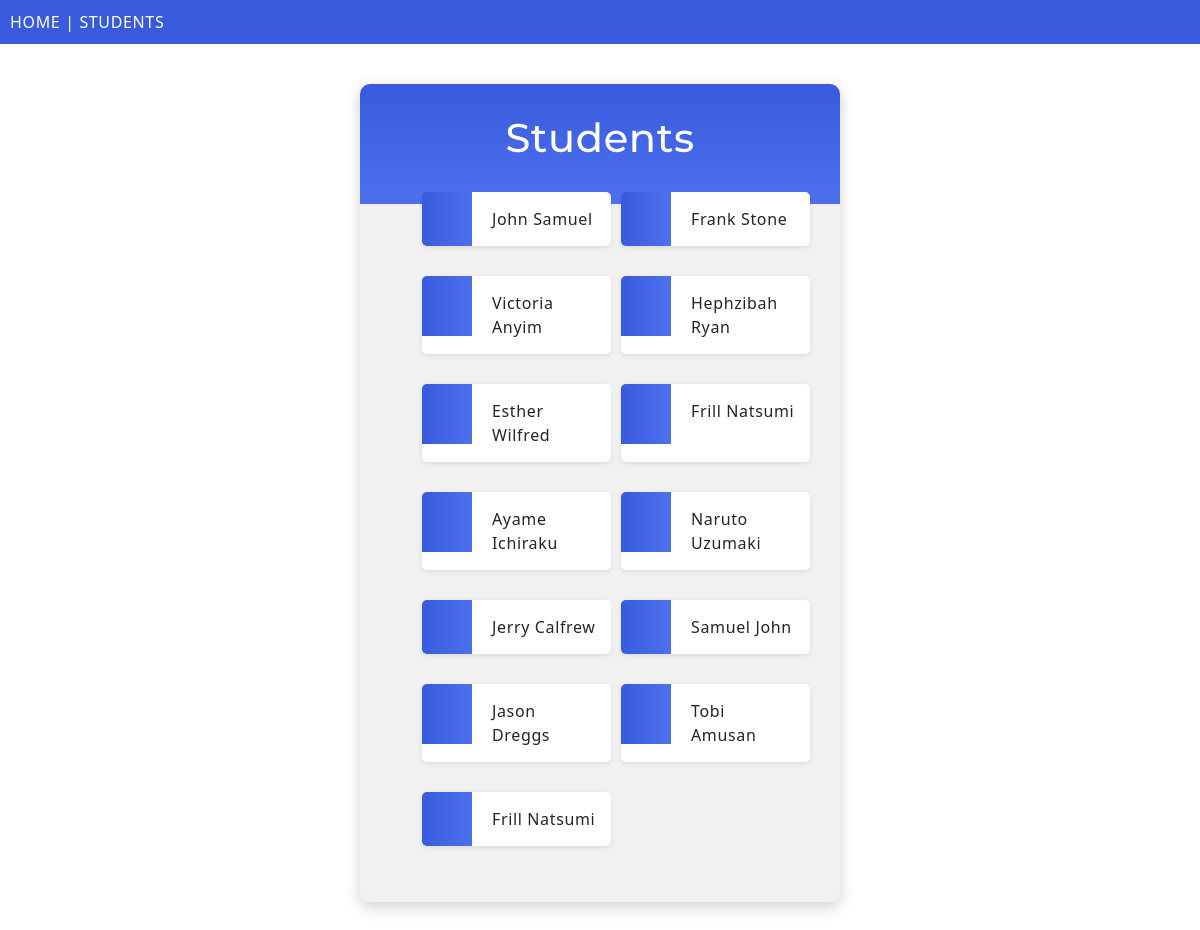
/students/, run on an earlier commit of the app's database.
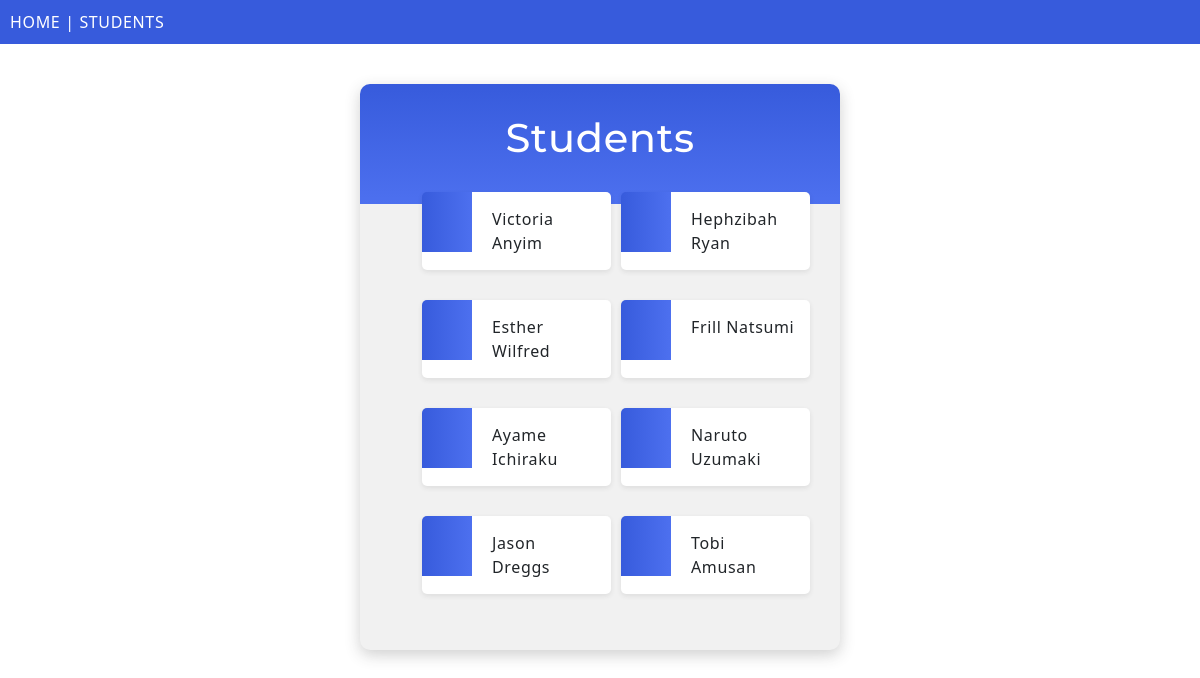
And on a later commit of the database.
### students/models.py (models this page shows, shortened)
class Student(models.Model):
    firstname = models.CharField(max_length=255)
    lastname = models.CharField(max_length=255)
    phone_number = models.IntegerField(null=True)
    email = models.EmailField(null=True)
    date_joined = models.DateField(null=True)

### students/views.py (the view)
# urls.py: path('', include('students.urls')),
def students(request):
  students = Student.objects.all().values()
  template = loader.get_template('students/all_students.html')
  context = {
    'students': students,
  }
  return HttpResponse(template.render(context, request))

### students/templates/students/all_students.html (shortened to what this page needs)
<!DOCTYPE html>
{% extends "students/master.html" %}
{% block content %}
<div class="mycard">
    <h1>Students</h1>
    <ul>
      {% for x in students %}
        <li onclick="window.location = 'dashboard/{{ x.id }}'">{{ x.firstname }} {{ x.lastname }}</li>
      {% endfor %}
    </ul>
</div>
{% endblock %}

What changed in the data, as far as the page shows it:
removed Student: firstname "John", lastname "Samuel"
removed Student: firstname "Frank", lastname "Stone"
removed Student: firstname "Jerry", lastname "Calfrew"
removed Student: firstname "Samuel", lastname "John"
removed Student: firstname "Frill", lastname "Natsumi"
